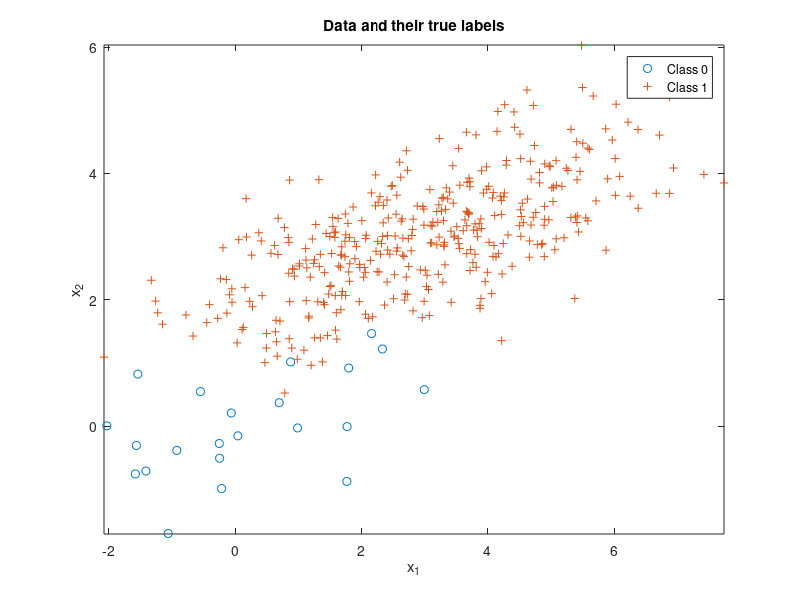

Write the MATLAB code that produced this figure. (Note: this script raises an error after producing the figure.)
% Expected risk minimization with 2 classes
clear all, close all,

n = 2; % number of feature dimensions
N = 400; % number of iid samples
%mu(:,1) = [-4;0]; mu(:,2) = [4;0];

mu(:,1) = [0;0]; mu(:,2) = [3;3];
Sigma(:,:,1) = [3 1;1 0.8]; Sigma(:,:,2) = [3 1;1 0.8];
% Sigma(:,:,1) = [95 -2;-2 3]/13; Sigma(:,:,2) = [5 1;1 4]/3;
p = [0.05,0.95]; % class priors for labels 0 and 1 respectively
label = rand(1,N) >= p(1);
Nc = [length(find(label==0)),length(find(label==1))]; % number of samples from each class
x = zeros(n,N); % save up space
% Draw samples from each class pdf
for l = 0:1
    %x(:,label==l) = randGaussian(Nc(l+1),mu(:,l+1),Sigma(:,:,l+1));
    x(:,label==l) = mvnrnd(mu(:,l+1),Sigma(:,:,l+1),Nc(l+1))';
end
figure(2), clf,
plot(x(1,label==0),x(2,label==0),'o'), hold on,
plot(x(1,label==1),x(2,label==1),'+'), axis equal,
legend('Class 0','Class 1'), 
title('Data and their true labels'),
xlabel('x_1'), ylabel('x_2'), 
lambda = [0 1;1 0]; % loss values
gamma = (lambda(2,1)-lambda(1,1))/(lambda(1,2)-lambda(2,2)) * p(1)/p(2); %threshold
discriminantScore = log(evalGaussian(x,mu(:,2),Sigma(:,:,2)))-log(evalGaussian(x,mu(:,1),Sigma(:,:,1)));% - log(gamma);
decision = (discriminantScore >= log(gamma));

ind00 = find(decision==0 & label==0); p00 = length(ind00)/Nc(1); % probability of true negative
ind10 = find(decision==1 & label==0); p10 = length(ind10)/Nc(1); % probability of false positive
ind01 = find(decision==0 & label==1); p01 = length(ind01)/Nc(2); % probability of false negative
ind11 = find(decision==1 & label==1); p11 = length(ind11)/Nc(2); % probability of true positive
%p(error) = [p10,p01]*Nc'/N; % probability of error, empirically estimated

figure(1), % class 0 circle, class 1 +, correct green, incorrect red
plot(x(1,ind00),x(2,ind00),'og'); hold on,
plot(x(1,ind10),x(2,ind10),'or'); hold on,
plot(x(1,ind01),x(2,ind01),'+r'); hold on,
plot(x(1,ind11),x(2,ind11),'+g'); hold on,
axis equal,

% Draw the decision boundary
horizontalGrid = linspace(floor(min(x(1,:))),ceil(max(x(1,:))),101);
verticalGrid = linspace(floor(min(x(2,:))),ceil(max(x(2,:))),91);
[h,v] = meshgrid(horizontalGrid,verticalGrid);
discriminantScoreGridValues = log(evalGaussian([h(:)';v(:)'],mu(:,2),Sigma(:,:,2)))-log(evalGaussian([h(:)';v(:)'],mu(:,1),Sigma(:,:,1))) - log(gamma);
minDSGV = min(discriminantScoreGridValues);
maxDSGV = max(discriminantScoreGridValues);
discriminantScoreGrid = reshape(discriminantScoreGridValues,91,101);
figure(1), contour(horizontalGrid,verticalGrid,discriminantScoreGrid,[minDSGV*[0.9,0.6,0.3],0,[0.3,0.6,0.9]*maxDSGV]); % plot equilevel contours of the discriminant function 
% including the contour at level 0 which is the decision boundary
legend('Correct decisions for data from Class 0','Wrong decisions for data from Class 0','Wrong decisions for data from Class 1','Correct decisions for data from Class 1','Equilevel contours of the discriminant function' ), 
title('Data and their classifier decisions versus true labels'),
xlabel('x_1'), ylabel('x_2'), 


% Appending LDA to the ERM code for TakeHomeQ3...
Sb = (mu(:,1)-mu(:,2))*(mu(:,1)-mu(:,2))';
Sw = Sigma(:,:,1) + Sigma(:,:,2);
[V,D] = eig(inv(Sw)*Sb); % LDA solution satisfies alpha Sw w = Sb w; ie w is a generalized eigenvector of (Sw,Sb)
% equivalently alpha w  = inv(Sw) Sb w
[~,ind] = sort(diag(D),'descend');
wLDA = V(:,ind(1)); % Fisher LDA projection vector
yLDA = wLDA'*x; % All data projected on to the line spanned by wLDA
wLDA = sign(mean(yLDA(find(label==1)))-mean(yLDA(find(label==0))))*wLDA; % ensures class1 falls on the + side of the axis
yLDA = sign(mean(yLDA(find(label==1)))-mean(yLDA(find(label==0))))*yLDA; % flip yLDA accordingly

figure(3), clf,
plot(yLDA(find(label==0)),zeros(1,Nc(1)),'o'), hold on,
plot(yLDA(find(label==1)),zeros(1,Nc(2)),'+'), axis equal,
legend('Class 0','Class 1'), 
title('LDA projection of data and their true labels'),
xlabel('x_1'), ylabel('x_2'), 
tau = 0;
decisionLDA = (yLDA >= 0);

w1=mu(:, 1)'*wLDA;
sigma1 = sqrt(sum((Sigma(:,:,1)*wLDA).^2));
w2=mu(:, 2)'*wLDA;
sigma2 = sqrt(sum((Sigma(:,:,2)*wLDA).^2));
ratio_s = sigma2/sigma1;
sq_long = sqrt(ratio_s*log(ratio_s));
%x = (w1*sq_long-w2)/(sq_long - 1)
%
z = sym('z');
z = solve((1/sqrt(sigma1))*exp(-(z-w1)^2/(2*sigma1)) - 1/sqrt(sigma2)*exp(-(z-w2)^2/(2*sigma2))==0, z)

% sqrt(sigma2)/sqrt(sigma1)= exp(((x-w2)^2/(x-w1)^2)*(sigma1/sigma2))
% ln(sqrt(sigma2))- ln(sqrt(sigma1)) = ((x-w2)^2/(x-w1)^2)*(sigma1/sigma2)
% (ln(sqrt(sigma2))- ln(sqrt(sigma1)))*(sigma2/sigma1) = ((x-w2)^2/(x-w1)^2)
% sqrt((ln(sqrt(sigma2))- ln(sqrt(sigma1)))*(sigma2/sigma1)) = (x-w2)/(x-w1)
% sqrt((ln(sqrt(sigma2))- ln(sqrt(sigma1)))*(sigma2/sigma1))*(x-w1) = x-w2
% (sqrt((ln(sqrt(sigma2))- ln(sqrt(sigma1)))*(sigma2/sigma1))-1)*x = sqrt((ln(sqrt(sigma2))- ln(sqrt(sigma1)))*(sigma2/sigma1))*w1 - w2
%x = (sqrt((log(sqrt(sigma2))- log(sqrt(sigma1)))*(sigma2/sigma1))*w1 - w2)/(sqrt((log(sqrt(sigma2))- log(sqrt(sigma1)))*(sigma2/sigma1))-1)
%x = fsolve('1/sqrt(1.0054)*exp((x-0)^2/1.0054) - 1/sqrt(1.4901)*exp((x-3.4301)^2/1.4901) = 0','x')
%options = optimset('Display','off');
%x = fsolve(@(x) 1/sqrt(1.0054)*exp((x-0)^2/1.0054) - 1/sqrt(1.4901)*exp((x-3.4301)^2/1.4901), options);
function g = evalGaussian(x,mu,Sigma)
% Evaluates the Gaussian pdf N(mu,Sigma) at each coumn of X
[n,N] = size(x);
C = ((2*pi)^n * det(Sigma))^(-1/2);
E = -0.5*sum((x-repmat(mu,1,N)).*(inv(Sigma)*(x-repmat(mu,1,N))),1);
g = C*exp(E);
end